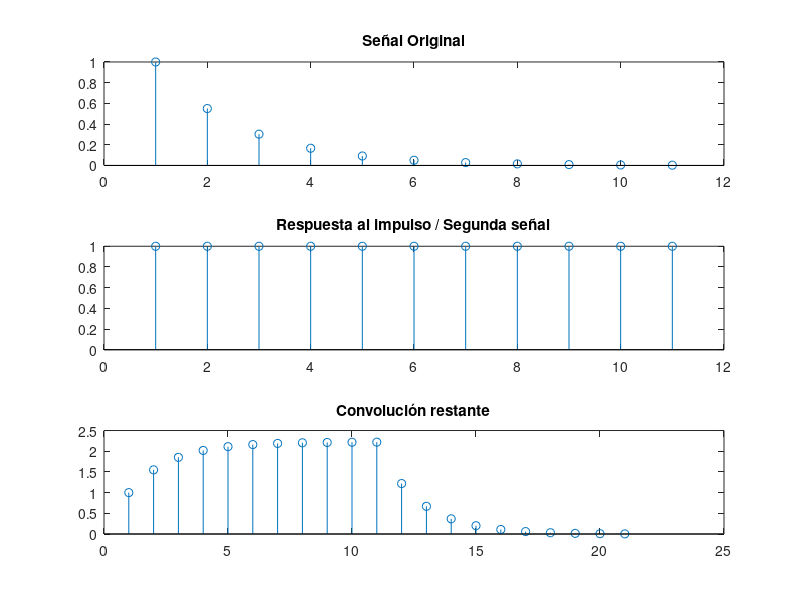

Write the MATLAB code that produced this figure.
n = -3:7
x = 0.55.^(n+3);
h = [1 1 1 1 1 1 1 1 1 1 1 ];
y = conv(x,h);
subplot(311)
stem(x)
title('Señal Original')
subplot(312)
stem(h) % Stem para setencias discretas
title('Respuesta al impulso / Segunda señal')
subplot(313)
stem(y)
title('Convolución restante')